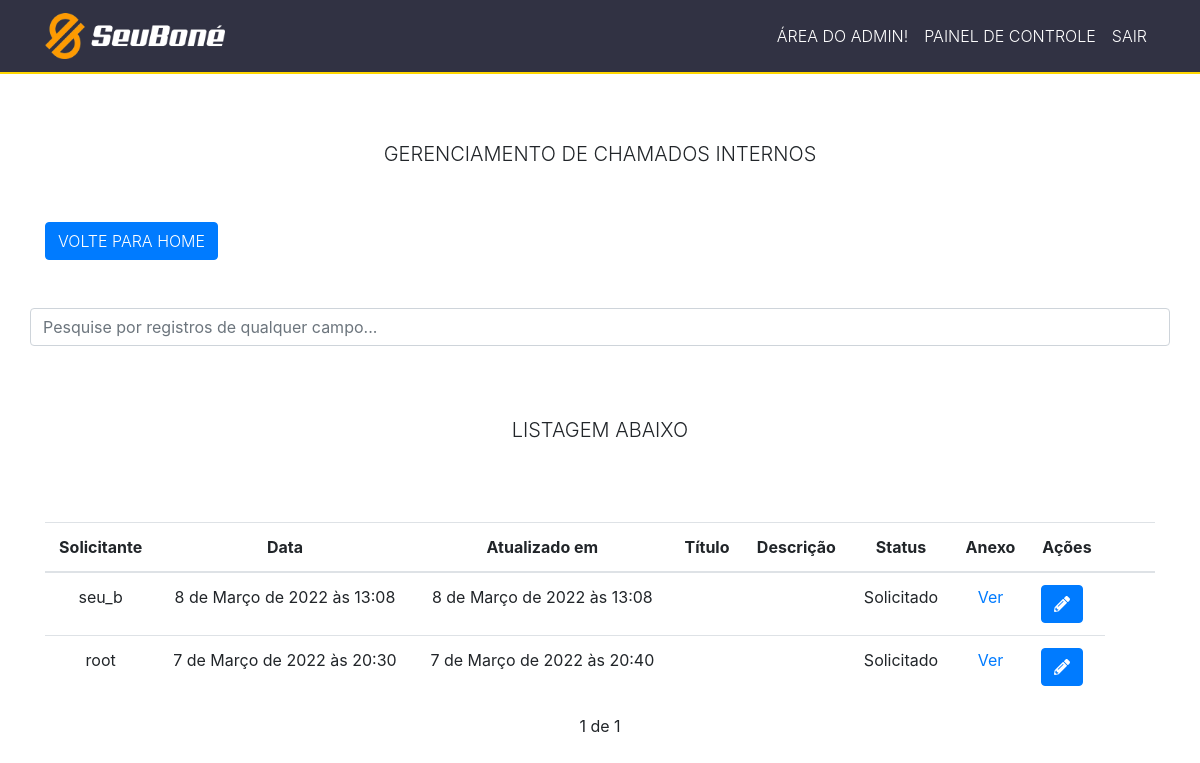
Page /admin3/ (signed in) on the earlier database version.
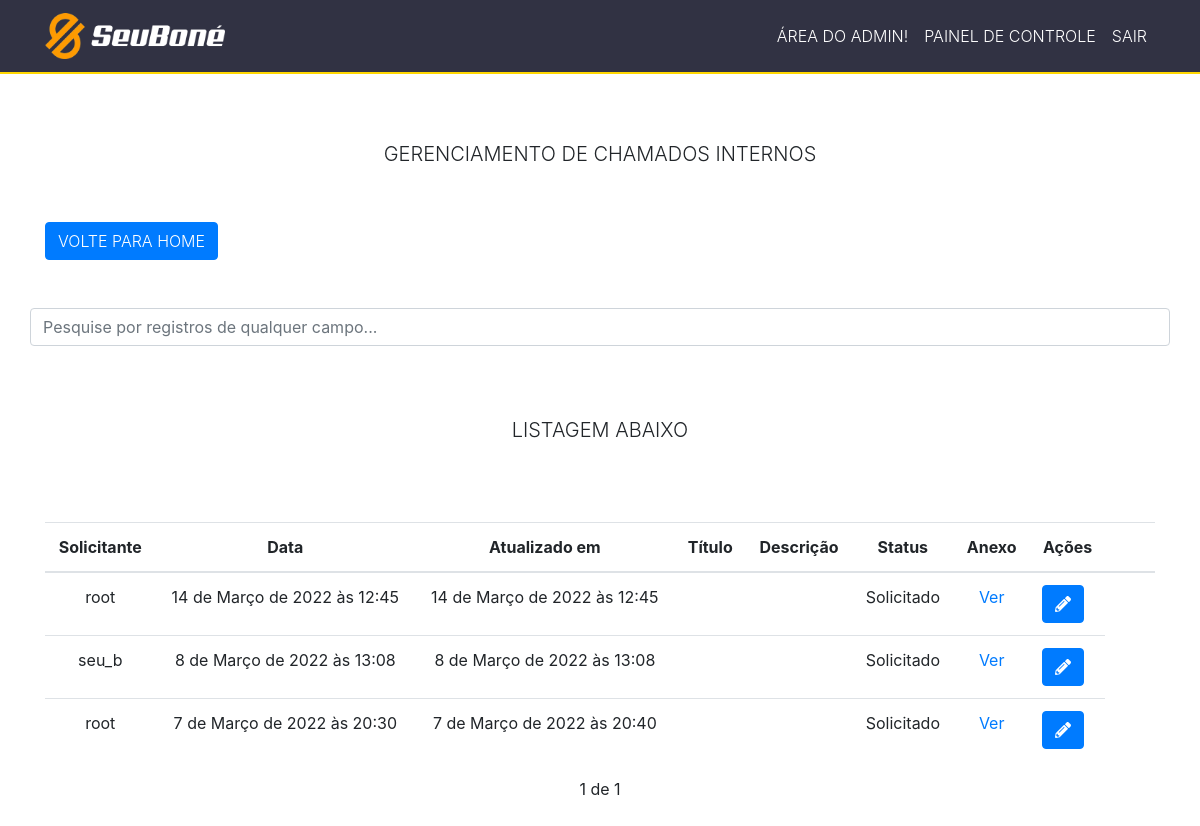
Same page on the later database version.
### chamados_gerais/models.py (models this page shows, shortened)
class Chamado_geral(models.Model):
    STATUS = (
        ('Solicitado', 'Solicitado'),       # Solicitado
        ('Em_andamento', 'Em_andamento'),   # em andamento
        ('Concluído', 'Concluído'),         # concluido
    )
    titulo = models.CharField("Título:", max_length=255)
    descrição = models.TextField("Descrição:")
    arquivo = models.FileField("Arquivo:", upload_to='',  blank=True, null=True)
    Status = models.CharField(
        max_length=20,
        choices=STATUS,
    )
    user = models.ForeignKey(get_user_model(), on_delete=models.CASCADE, blank=True, null=True)
    created_at = models.DateTimeField(auto_now_add=True)
    updated_at = models.DateTimeField(auto_now=True)

### chamados_gerais/views.py (the view)
# urls.py: path('admin3/', views.admin3, name='admmin-acess3'),
@login_required
def admin3(request):
    chamados = Chamado_geral.objects.all().order_by('-created_at')
    paginator = Paginator(chamados, 10)
    page = request.GET.get('page')
    chamados = paginator.get_page(page)
    return render(request, 'chamados/admin3.html', {'chamados': chamados})

### chamados_gerais/templates/chamados/admin3.html (shortened to what this page needs)
{% extends 'base3.html' %}
{% block content %}
<br>
<br>
<div style="text-align: center;" class="container titulo" >
    <h5 class="text-uppercase font-weight-light text-monospace">Gerenciamento de chamados internos</h5>
</div>
<br>
<br>
<div class="container" >
<a href="/" >
     <button type="button" class="btn btn-primary botao text-uppercase font-weight-light text-monospace">Volte para Home</button>
</a>
<br>
</div>
<br>
<br>
            <div class="col-12 container ajustePesquisar" >
                <input class="form-control container" id="myInput" type="text" placeholder="Pesquise por registros de qualquer campo..." >
             </div>
             <br>
    <br>
    <br>
    <div style="text-align: center;" class="container" >
        <h5 class="text-uppercase font-weight-light text-monospace">Listagem abaixo</h5>
    </div>
    <br>
    <br>
    <br>
    <div class="container" >
    <div class="tabela">
        <table class="table">
            <thead>
            <tr>
                <th style="text-align: center;" >Solicitante</th>
                <th style="text-align: center;" >Data</th>
                <th style="text-align: center;" >Atualizado em</th>
                <th style="text-align: center;" >Título</th>
                <th style="text-align: center;" >Descrição</th>
                <th style="text-align: center;" >Status</th>
                <th style="text-align: center;" >Anexo</th>
                <th style="text-align: center;" >Ações</th>
                <th></th>
                <th></th>
            </tr>
            </thead>
            <tbody id="myTable" class="alinhar">
            {% for chamado in chamados %}
            <tr>
                <td style="text-align: center;" >{{chamado.user}}</td>
                <td style="text-align: center;" >{{chamado.created_at}}</td>
                <td style="text-align: center;" >{{chamado.updated_at}}</td>
                <td style="text-align: center;" >{{chamado.Título}}</td>
                <td style="text-align: center;" >{{chamado.Descrição}}</td>
                <td style="text-align: center;" >{{chamado.Status}}</a></td>
                <td style="text-align: center;" ><a href="/midia/{{chamado.Arquivo}}" >Ver</a></td>
                <td>
                    <a href="/edit2/{{chamado.id}}" ><button type="button" class="btn btn-primary"><i class="fas fa-pencil-alt"></i></button></a>
                </td>
            </tr>
            {% endfor %}
            </tbody>
        </table>
        <div class="pagination" >
            <span class="step-links" >
                <span class="current" >
                    {{ chamados.number }} de {{ chamados.paginator.num_pages }}
                </span>
            </span>
        </div>
        <br>
        <br>
        <br>
        <br>
        <br>
        <br>
        <br>
        <br>
        </div>
    </div>
{% endblock %}

### chamados_gerais/templates/base3.html (shortened to what this page needs)
{% load static %}
<!DOCTYPE html>
<html lang="en">
<head>
	<link rel="stylesheet" href="https://maxcdn.bootstrapcdn.com/bootstrap/4.0.0/css/bootstrap.min.css">
    <link rel="stylesheet" href="{% static 'css/styles.css' %}">
</head>
<body>
    <nav class="navbar navbar-expand-lg" id="menu">
        <div class="container">
                <a class="navbar-brand" href="">
                    <img src="/static/img/sbbranco.webp" href="/" width="180"  alt="Logo">
                </a>
                <div class="add">
                    <div class="collapse navbar-collapse menu" id="navbarTogglerDemo03">
                        <ul class="navbar-nav mr-auto mt-2 mt-lg-0 ">
                            {% if user.is_authenticated %}
                            <li class="nav-item active">
                                <a style="color: #fff;" class="nav-link text-uppercase font-weight-light text-monospace">Área do Admin!</span></a>
                            </li>
                            <li class="nav-item">
                                <a style="color: #fff;" class="nav-link text-uppercase font-weight-light text-monospace" href="http://127.0.0.1:8000/admin/">Painel de controle</a>
                            </li>
                            {% if user.is_authenticated %}
                              <li class="nav-item">
                                  <a style="color: #fff;" class="nav-link text-uppercase font-weight-light text-monospace" href="/accounts/logout">Sair</a>
                              </li>
                            {% endif %}
                            {% else %}
                            <li class="nav-item">
                                <a style="color: #fff;" class="nav-link" href="/accounts/login">Entrar</a>
                            </li>
                            {% endif %}
                        </ul>
                    </div>
                </div>
        </div>
    </nav>
    {% block content %}
    {% endblock %}
    <link href="https://maxcdn.bootstrapcdn.com/bootstrap/4.0.0/css/bootstrap.min.css" rel="stylesheet"/>
</body>
</html>

### chamados_gerais/templates/base3.html (style rules this page uses)
.navbar { border-bottom: 1px solid #333; margin-bottom: 20px; }
.navbar-nav { margin: auto; }
.navbar-brand { font-weight: bold; }
#menu { background-color: rgb(49, 50, 67); border-bottom: 2px solid #FFD700; }
html, body { background-color: #ffffff; }

### chamados_gerais/templates/chamados/admin3.html (style rules this page uses)
.pagination { margin-bottom: 20px; }
.step-links { position: relative; margin-left: auto; margin-right: auto; }
.step-links .current { margin-left: 5px; margin-right: 5px; }

Differences in the rows shown:
added Chamado_geral: user "root", created_at "14 de Março de 2022 às 12:45", updated_at "14 de Março de 2022 às 12:45", Status "Solicitado"
